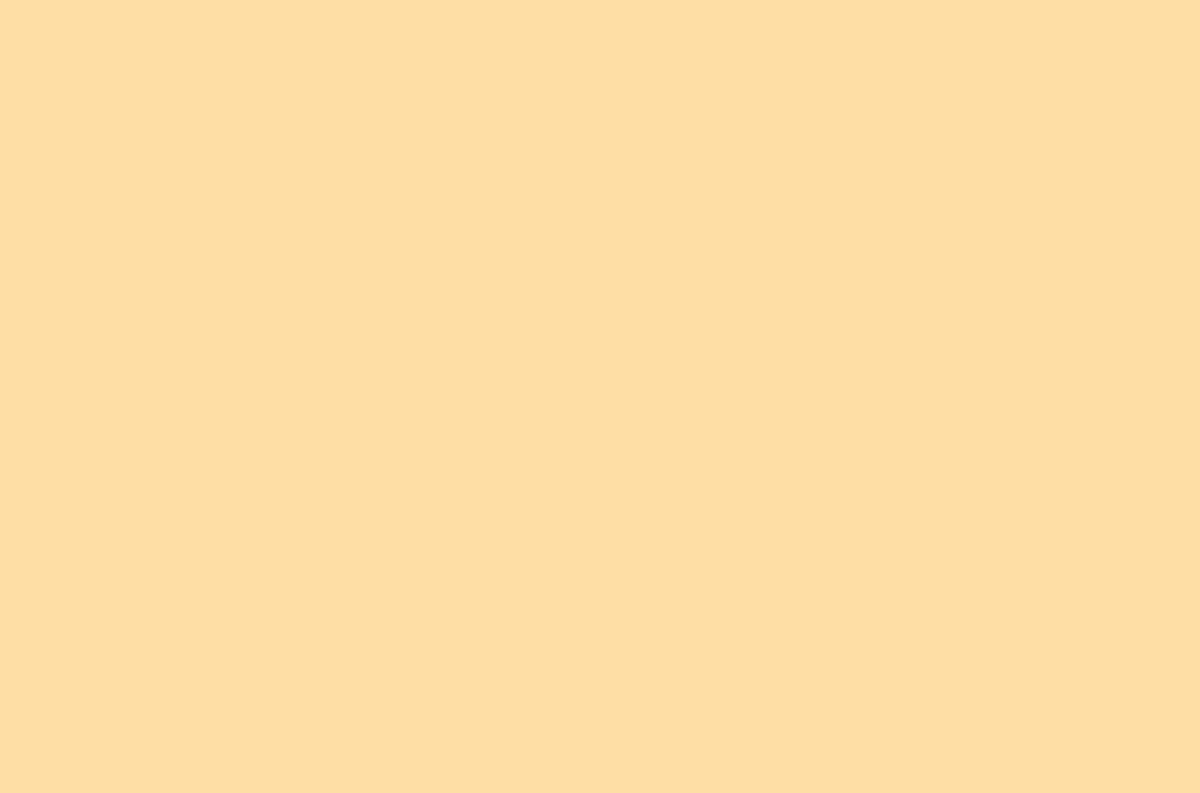
Frame 1 (no input)
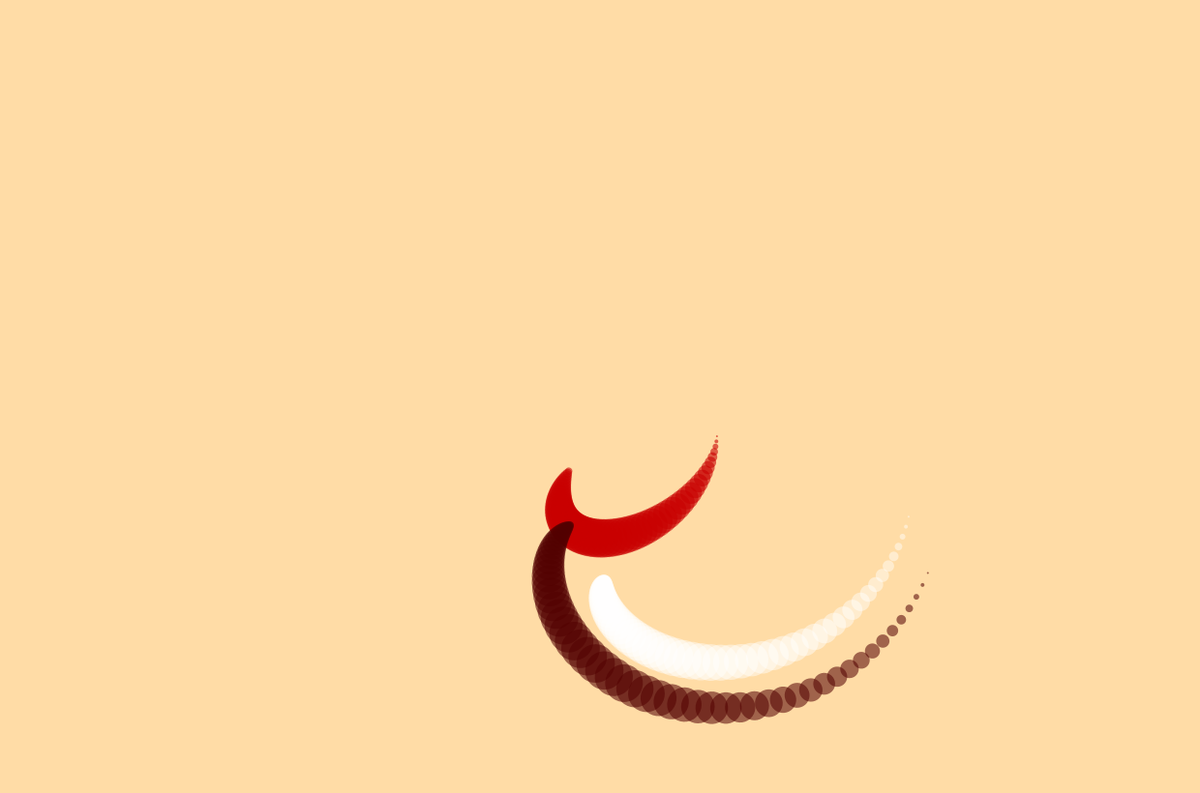
Frame 60 (the mouse pressed at the canvas centre just before this capture)
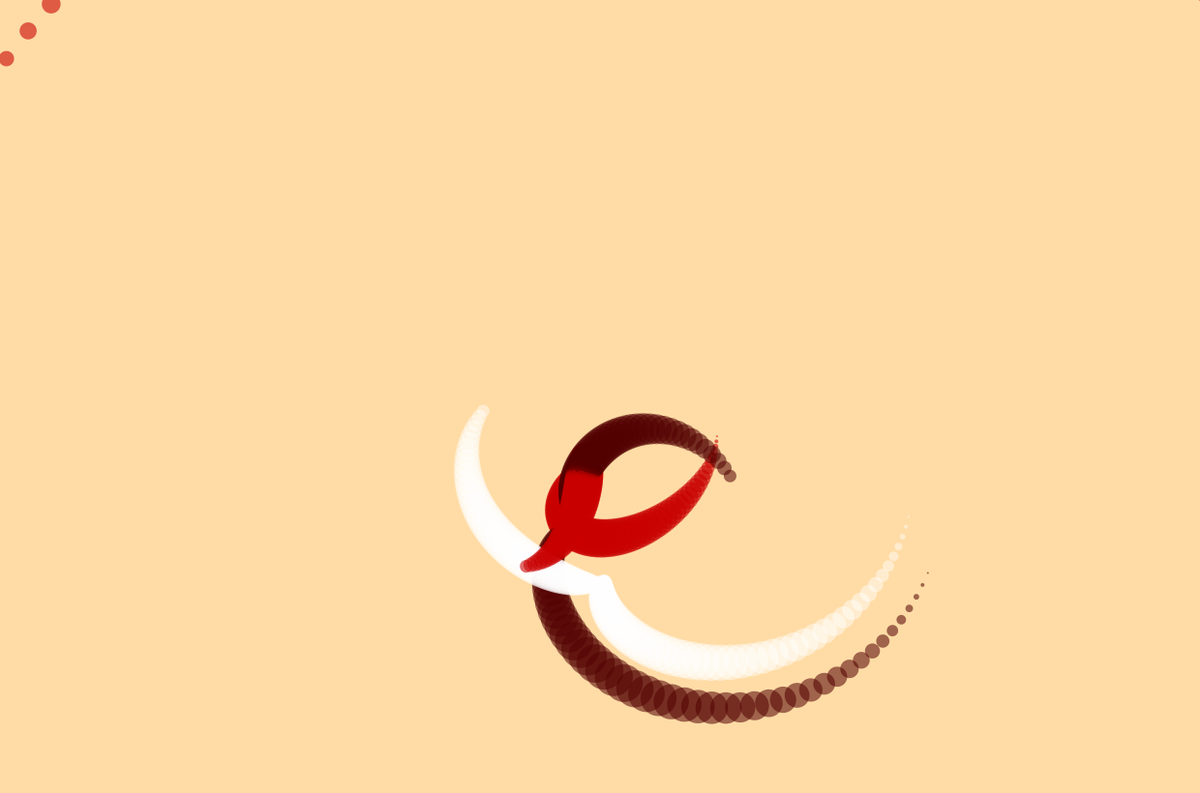
Frame 120 (the mouse held since frame 60 and released just before this capture)

The Processing sketch that drew these frames (run headless with seeded random() and noise(); from frame 60 on, the mouse is pressed at the canvas centre):

// Processing sketch: processing_80341
// ── processing_80341.pde

Gusano a;
Gusano b;
Gusano c;
Gusano d;
Gusano e;

Lombriz A;
Lombriz B;
Lombriz C;


Bacteria aa;

void setup () {
  size(1240, 820); 
  background(255, 220, 166);


  noStroke();

  a=new Gusano(width/2, height/2, 15, 200, 0, 0, 150);     //pos partida x,y, grado rotacion, ro,verde,azul,trasparencia
  b=new Gusano (200, 78, 24, 255, 255, 255, 115);
  c=new Gusano(22.33, 56, 14, 82, 0, 0, 140);
  d=new Gusano(width/1.8, height/2.2, 11, 200, 0, 0, 150);
  e=new Gusano(width/5, height/2, 15, 255, 255, 255, 150);


  A=new Lombriz (width/2, height/2, 2.6, 255, 205, 31, 190);
  B=new Lombriz (width/2.7, height/1, 2.6, 255, 131, 31, 170);
  C=new Lombriz (width/5, height/2, 2.6, 0, 0, 0, 190);

  aa=new Bacteria (width/2, height/2, 11, 235, 12, 12, 150);
}

void draw() {




  a.update();
  a.display();


  b.update();
  b.display();

  c.update();
  c.display();

  d.update();
  d.display();

  A.update();
  A.display();

  B.update();
  B.display();

  e.update();
  e.display();

  aa.update();  
  aa.display();
}






// ahora la clase 1

class Gusano {
  float angle = 0.0;
  float offset = 60;
  float scalar = 50;
  float incremento = 0.05;
  float xpos;
  float ypos;
  float gamma;

  float x1;
  float y1;
  float diam;
  float  rojo, verde, azul, transparencia;

  Gusano (float  xx, float   yy, float g, float ro, float ve, float az, float tra) {



    xpos = xx;
    ypos= yy;
    gamma = g;    //modifica el angulo de rotacion
    rojo=ro;
    verde=ve;
    azul=az;
    transparencia=tra;
  }



  void update() {



    translate(xpos, ypos); 
    //translate(width/2,heigth/2);
    //translate(333,333); 

    float y = offset + sin(angle) * scalar;
    float x = offset + cos(angle) * scalar;


    //ellipse (x,y,40,40);    //original

    //formas raras


    //rotate(radians(angle*60));     //original
    //rotate(radians(angle*300));      //shieeetttttt, la huea genera  algo totalmente radial y simetrico

    rotate(radians(angle*gamma));    //voladisimas gusanas 





    //ellipse (x*x/100,y*y/100,40+x,40+x);  //forma cuatica basada en ellipses, q cambian radio

    //ellipse (x*x/100+angle*10,y*y/100+angle*10,40+x,40+x);   //forma cuatica q se va alargando
    //ellipse (x*x/100+angle*10,y*y/100+angle*10,40+x*random(-1,1),40+x*random(-1,1));
    //ellipse (x+10*angle,y+10*angle,40,40);





    //pruebas borrasho

    //ellipse (x*x/100+angle*10,y*y/100+angle*10,40+(1/x)*(1/x),40+(1/x)*(1/x)); //nada espectacular 
    //ellipse (x*x/100+angle*10,y*y/100+angle*10,40+x*random(-1,1),40+x*random(-1,1));  //muy random los tamaños


    //ellipse (x*x/100+angle*10,y*y/100+angle*10,40*sin(angle),40*sin(angle));    //piola cambio de radio, sube y bakja



      x1 = x*x/100+angle*10;
    y1 =y*y/100+angle*10;

    diam = 40*sin(angle);

    //ellipse (x*x/100+angle*10,y*y/100+angle*10,70*sin(angle),70*sin(angle)); 

    //ellipse (1/x*x+angle*10,1/y*y+angle*10,70*sin(angle),70*sin(angle));   //logro hiperboles segun mi teoria



    //rect(x,y,40,40);
    //rect(x+50*angle,y,40,40); //cuadraos q avanzan dejando una estela bonita


    angle += incremento;
  }


  void display() {

    fill(rojo, verde, azul, transparencia);
    ellipse (x1, y1, diam, diam);
  }
}






//ahora la clase 2

class Lombriz {

  float angle = 0.0;
  float offset = 10;
  float scalar = 50;
  float incremento = 0.1;
  float xpos;
  float ypos;
  float gamma;



  float x1;
  float y1;
  float diam;
  float  rojo, verde, azul, transparencia;

  Lombriz (float  xx, float   yy, float g, float ro, float ve, float az, float tra) {



    xpos = xx;
    ypos= yy;
    gamma = g;    //modifica el angulo de rotacion
    rojo=ro;
    verde=ve;
    azul=az;
    transparencia=tra;
  }



  void update() {



    translate(xpos, ypos); 
    //translate(width/2,heigth/2);
    //translate(333,333); 



    float y = offset + sin(angle) * scalar;
    float x = offset + cos(angle) * scalar;




    rotate(radians(angle*gamma));    //voladisimas gusanas 


    //ellipse (1/x*x+angle*10,1/y*y+angle*10,70*sin(angle),70*sin(angle));



    x1 = 1/x*x+angle*10;
    y1 =1/y*y+angle*10;

    diam = 90*sin(angle);


    angle += incremento;
  }


  void display() {

    fill(rojo, verde, azul, transparencia);
    ellipse (x1, y1, diam, diam);
  }
}

// ahora clase 3


// ahora viene la primera clase

class Bacteria {
  float sangle = 0.0;
  float soffset = 60;
  float sscalar = 100;
  float sincremento = 0.09;
  float sxpos;
  float sypos;
  float sgamma;

  float sx1;
  float sy1;
  float sdiam;
  float  srojo, sverde, sazul, stransparencia;

  Bacteria (float  sxx, float   syy, float sg, float sro, float sve, float saz, float stra) {



    sxpos = sxx;
    sypos= syy;
    sgamma = sg;    //modifica el angulo de rotacion
    srojo=sro;
    sverde=sve;
    sazul=saz;
    stransparencia=stra;
  }



  void update() {



    translate(sxpos, sypos); 
    //translate(width/2,heigth/2);
    //translate(333,333); 

    float y = soffset + sin(sangle) * sscalar*noise(-0.5, 0.5);
    float x = soffset + cos(sangle) * sscalar*noise(-0.5, 0.5);


    //ellipse (x,y,40,40);    //original

    //formas raras


    //rotate(radians(angle*60));     //original
    //rotate(radians(angle*300));      //shieeetttttt, la huea genera  algo totalmente radial y simetrico

    rotate(radians(sangle*sgamma)*noise(-3.5, 3.5));    //voladisimas gusanas 


    sx1 = -x*x/100+sangle*10;
    sy1 =-y*y/100+sangle*10;

    sdiam = 30*sin(sangle);


    sangle += sincremento;
  }


  void display() {

    fill(srojo, sverde, sazul, stransparencia);
    ellipse (sx1, sy1, sdiam, sdiam*noise(-2.5, 2.5));
  }
}
